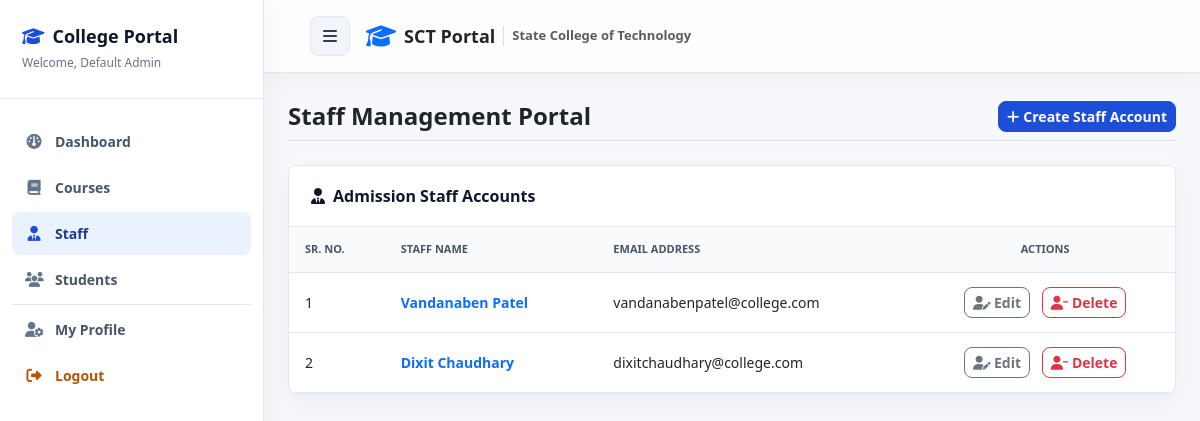
Page /admin/manage_staff.php (signed in) on the committed database.
### tables this page shows
CREATE TABLE `admission_staff` (
  `staff_id` int NOT NULL AUTO_INCREMENT,
  `name` varchar(100) NOT NULL,
  `email` varchar(100) NOT NULL,
  `password` varchar(255) NOT NULL,
  PRIMARY KEY (`staff_id`),
  UNIQUE KEY `email` (`email`)
);

### admin/manage_staff.php (the view, shortened to what this page needs)
<?php
require_once '../includes/db_connect.php';
require_once '../includes/auth.php';
try {
    $stmt = $pdo->query("SELECT * FROM admission_staff ORDER BY staff_id DESC");
    $staff_members = $stmt->fetchAll();
} catch (PDOException $e) {
    die("Database Error: " . $e->getMessage());
}
include '../includes/header.php';
?>
<div class="wrapper">
    <?php include '../includes/sidebar.php'; ?>
    <div id="content">
        <div class="container-fluid">
            <div class="card">
                <div class="card-header">
                    <i class="fa-solid fa-user-tie me-2"></i>Admission Staff Accounts
                </div>
                <div class="card-body p-0">
                    <div class="table-responsive">
                        <table class="table table align-middle">
                            <thead>
                                <tr>
                                    <th>Sr. No.</th>
                                    <th>Staff Name</th>
                                    <th>Email Address</th>
                                    <th class="text-center text-nowrap-action">Actions</th>
                                </tr>
                            </thead>
                            <tbody>
                                <?php if (empty($staff_members)): ?>
                                    <tr>
                                        <td colspan="4" class="text-center text-muted py-4">No staff accounts registered yet. Click "Create Staff Account" to set one up.</td>
                                    </tr>
                                <?php else: ?>
                                    <?php $sr_no = 1; ?>
                                    <?php foreach ($staff_members as $s): ?>
                                        <tr>
                                            <td><?php echo $sr_no++; ?></td>
                                            <td class="fw-bold text-primary"><?php echo e($s['name']); ?></td>
                                            <td><?php echo e($s['email']); ?></td>
                                            <td class="text-center text-nowrap-action">
                                                <button class="btn btn-sm btn-outline-secondary me-2" onclick="editStaff(<?php echo e(json_encode($s)); ?>)">
                                                    <i class="fa-solid fa-user-pen"></i> Edit
                                                </button>
                                                <a href="manage_staff.php?delete_id=<?php echo $s['staff_id']; ?>" class="btn btn-sm btn-outline-danger" onclick="return confirm('Are you sure you want to delete this staff account?');">
                                                    <i class="fa-solid fa-user-minus"></i> Delete
                                                </a>
                                            </td>
                                        </tr>
                                    <?php endforeach; ?>
                                <?php endif; ?>
                            </tbody>
                        </table>
                    </div>
                </div>
            </div>
        </div>
    </div>
</div>
<?php include '../includes/footer.php'; ?>

### assets/css/style.css (style rules this page uses)
:root { --primary: #1d4ed8; --primary-dark: #1e3a8a; --teal: #0f766e; --amber: #b45309; --danger: #dc2626; --success: #059669; --warning: #d97706; --slate-950: #0f172a; --slate-800: #1e293b; --slate-700: #334155; --slate-600: #475569; --slate-500: #64748b; --slate-300: #cbd5e1; --slate-200: #e2e8f0; --slate-100: #f1f5f9; --slate-50: #f8fafc; --white: #ffffff; --radius: 8px; --shadow: 0 14px 34px rgba(15, 23, 42, 0.08); --soft-shadow: 0 8px 24px rgba(15, 23, 42, 0.05); --transition: 180ms ease; }
* { letter-spacing: 0; }
body { margin: 0; font-family: system-ui, -apple-system, BlinkMacSystemFont, "Segoe UI", Roboto, Helvetica, Arial, sans-serif; background: #f6f8fb; color: var(--slate-800); font-size: 15px; overflow-x: hidden; }
a { color: var(--primary); }
.wrapper { display: flex; width: 100%; min-height: 100vh; position: relative; }
#content { flex: 1; min-width: 0; width: 0; min-height: 100vh; background: #f6f8fb; transition: margin var(--transition); }
.container-fluid { padding-left: 24px; padding-right: 24px; }
.card { background: var(--white); border: 1px solid var(--slate-200); border-radius: var(--radius); box-shadow: var(--soft-shadow); margin-bottom: 24px; overflow: hidden; }
.card-header { background: var(--white); border-bottom: 1px solid var(--slate-200); color: var(--slate-950); font-size: 16px; font-weight: 800; padding: 18px 22px; }
.card-body { padding: 22px; }
.btn { border-radius: var(--radius); font-weight: 700; }
.btn-primary { background: var(--primary); border-color: var(--primary); }
.table { color: var(--slate-700); margin-bottom: 0; }
.table th { background: var(--slate-50); border-bottom: 1px solid var(--slate-200); color: var(--slate-600); font-size: 11px; font-weight: 800; padding: 14px 16px; text-transform: uppercase; }
.table td { border-bottom: 1px solid var(--slate-200); font-size: 14px; padding: 14px 16px; vertical-align: middle; }
.table-responsive { border-radius: var(--radius); }
.text-nowrap-action { white-space: nowrap !important; }
.table-responsive { width: 100%; overflow-x: auto; -webkit-overflow-scrolling: touch; border-radius: var(--radius); }

### rows in the picture
admission_staff: name "Vandanaben Patel", email "vandanabenpatel@college.com"
admission_staff: name "Dixit Chaudhary", email "dixitchaudhary@college.com"

### other values in the picture
$user_name "Default Admin"
$item['label'] "Dashboard"
$item['label'] "Courses"
$item['label'] "Staff"
$item['label'] "Students"
$title "Staff Management Portal"
$actions "Create Staff Account"
